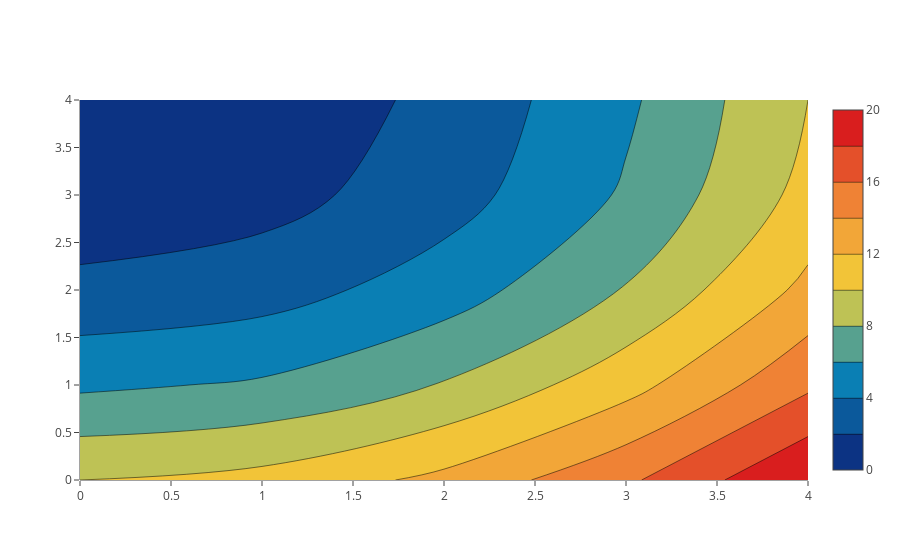

The notebook cell this image was saved under:
### Code cell
# call it in every cell (each is an iframe)
configure_plotly_browser_state()
import plotly.plotly as py
import plotly.graph_objs as go

data = [
    go.Contour(
        z=[[10, 10.625, 12.5, 15.625, 20],
           [5.625, 6.25, 8.125, 11.25, 15.625],
           [2.5, 3.125, 5., 8.125, 12.5],
           [0.625, 1.25, 3.125, 6.25, 10.625],
           [0, 0.625, 2.5, 5.625, 10]],
#         colorscale=[[0, 'rgb(166,206,227)'], [0.25, 'rgb(31,120,180)'], [0.45, 'rgb(178,223,138)'], [0.65, 'rgb(51,160,44)'], [0.85, 'rgb(251,154,153)'], [1, 'rgb(227,26,28)']],
        colorscale=portland
    )
]

iplot(data, filename='colorscales-custom-colorscale')

### Figure 1 — Plotly figure (JSON) as saved in the notebook; plotly's stock layout.template omitted (floating-point values rounded to 4 significant figures)
{"data": [{"z": [[10, 10.62, 12.5, 15.62, 20], [5.625, 6.25, 8.125, 11.25, 15.62], [2.5, 3.125, 5, 8.125, 12.5], [0.625, 1.25, 3.125, 6.25, 10.62], [0, 0.625, 2.5, 5.625, 10]], "type": "contour", "uid": "9013a847-1bb4-4576-8c16-6f9c5de08e65", "colorscale": [[0, "rgb(12,51,131)"], [0.25, "rgb(10,136,186)"], [0.5, "rgb(242,211,56)"], [0.75, "rgb(242,143,56)"], [1, "rgb(217,30,30)"]]}], "layout": {}}
